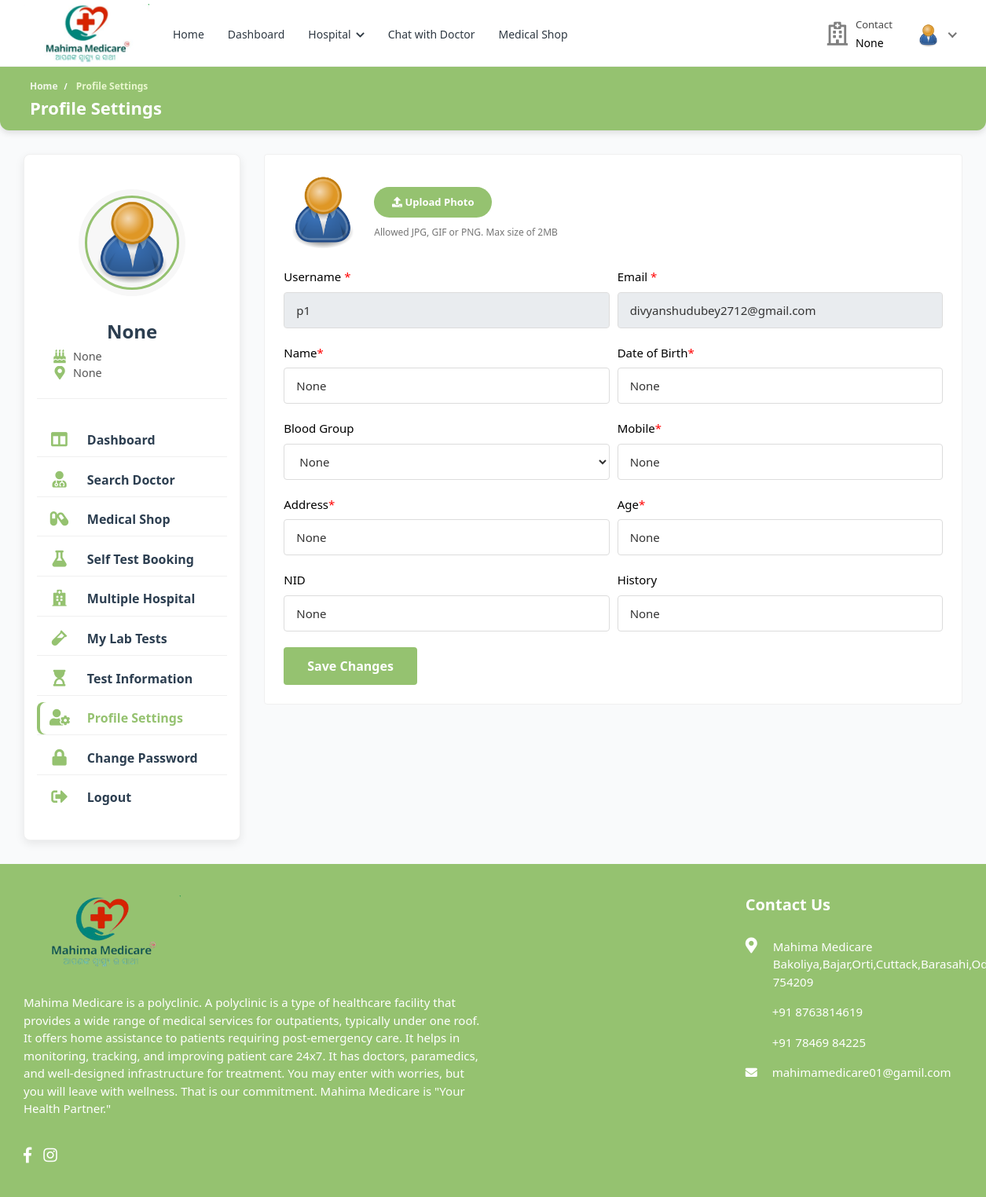
The app's page /profile-settings/ (signed in) with its own data.
### hospital/models.py (models this page shows, shortened)
class Patient(models.Model):
    patient_id = models.AutoField(primary_key=True)
    user = models.OneToOneField(User, on_delete=models.CASCADE, null=True, blank=True, related_name='patient')
    name = models.CharField(max_length=200, null=True, blank=True)
    username = models.CharField(max_length=200, null=True, blank=True)
    age = models.IntegerField(null=True, blank=True)
    email = models.EmailField(max_length=200, null=True, blank=True)
    phone_number = models.IntegerField(null=True, blank=True)
    address = models.CharField(max_length=200, null=True, blank=True)
    featured_image = models.ImageField(upload_to='patients/', default='patients/user-default.png', null=True, blank=True)
    blood_group = models.CharField(max_length=200, null=True, blank=True)
    history = models.CharField(max_length=200, null=True, blank=True)
    dob = models.CharField(max_length=200, null=True, blank=True)
    nid = models.CharField(max_length=200, null=True, blank=True)
    serial_number = models.CharField(max_length=200, null=True, blank=True)
    prescription_image = models.ImageField(upload_to='prescriptions/', null=True, blank=True, help_text='Upload prescription image for pharmacist')
    prescription_notes = models.TextField(null=True, blank=True, help_text='Additional notes about prescription')
    prescription_uploaded_at = models.DateTimeField(null=True, blank=True)
    login_status = models.CharField(max_length=200, null=True, blank=True, default="offline")

### hospital/views.py (the view, shortened to what this page needs)
# urls.py: path('profile-settings/', views.profile_settings, name='profile-settings'),
@csrf_exempt
@login_required(login_url="login")
def profile_settings(request):
    if request.user.is_patient:
        patient = Patient.objects.get(user=request.user)
        old_featured_image = patient.featured_image
        if request.method == 'GET':
            context = {'patient': patient}
            return render(request, 'profile-settings.html', context)
    else:
        redirect('logout')

### templates/profile-settings.html (shortened to what this page needs)
{% load static %}
<!DOCTYPE html>
<html lang="en">
  <head>
    <link
      rel="stylesheet"
      href="{% static 'HealthStack-System/css/Normal/bootstrap.min.css' %}"
    />
    <link
      rel="stylesheet"
      href="{% static 'HealthStack-System/plugins/Normal/fontawesome/css/fontawesome.min.css' %}"
    />
    <link
      rel="stylesheet"
      href="{% static 'HealthStack-System/plugins/Normal/fontawesome/css/all.min.css' %}"
    />
    <link
      rel="stylesheet"
      href="{% static 'HealthStack-System/css/Normal/bootstrap-datetimepicker.min.css' %}"
    />
    <link
      rel="stylesheet"
      href="{% static 'HealthStack-System/plugins/Normal/select2/css/select2.min.css' %}"
    />
    <link
      rel="stylesheet"
      href="{% static 'HealthStack-System/css/Normal/style.css' %}"
    />
    <link href="https://use.fontawesome.com/releases/v5.7.2/css/all.css" rel="stylesheet" />
  </head>
  <body>
    <div class="main-wrapper">
      <header class="header">{% include 'patient_navbar.html' %}</header>
      <div class="breadcrumb-bar" style="background-color: #95C270;">
        <div class="container-fluid"style="background-color: #95C270;">
          <div class="row align-items-center">
            <div class="col-md-12 col-12">
              <nav aria-label="breadcrumb" class="page-breadcrumb">
                <ol class="breadcrumb">
                  <li class="breadcrumb-item"><a href="{% url 'patient-dashboard' %}">Home</a></li>
                  <li class="breadcrumb-item active" aria-current="page">
                    Profile Settings
                  </li>
                </ol>
              </nav>
              <h2 class="breadcrumb-title">Profile Settings</h2>
            </div>
          </div>
        </div>
      </div>
      <div class="content">
        <div class="container-fluid">
          <div class="row">
            <div class="col-md-5 col-lg-4 col-xl-3 theiaStickySidebar">
              <div>{% include 'patient-sidebar.html' %}</div>
            </div>
            <div class="col-md-7 col-lg-8 col-xl-9">
							<div class="card">
								<div class="card-body">
									<form action="{% url 'profile-settings' %}" method="POST" enctype="multipart/form-data">
										<div class="row form-row">
											<div class="col-12 col-md-12">
												<div class="form-group">
													<div class="change-avatar">
														<div class="profile-img">
															<img src="{{patient.featured_image.url}}" alt="User Image">
														</div>
														<div class="upload-img">
															<div class="change-photo-btn" style="background-color: #95C270;">
																<span><i class="fa fa-upload"></i> Upload Photo</span>
															</div>
															<small class="form-text text-muted">Allowed JPG, GIF or PNG. Max size of 2MB</small>
														</div>
													</div>
												</div>
											</div>
                      <div class="col-12 col-md-6">
                        <div class="form-group">
                          <label>Username <span class="text-danger">*</span></label>
                          <input type="text" class="form-control" readonly value="{{patient.username}}" >
                        </div>
											</div>
                      <div class="col-12 col-md-6">
                        <div class="form-group">
                          <label>Email <span class="text-danger">*</span></label>
                          <input type="text" class="form-control" readonly value="{{patient.email}}" >
                        </div>
											</div>
                      <div class="col-12 col-md-6">
												<div class="form-group">
													<label>Name<span class="text-danger">*</span></label>
													<input type="text" class="form-control" value="{{ patient.name }}" name="name">
												</div>
											</div>
											<div class="col-12 col-md-6">
												<div class="form-group">
													<label>Date of Birth<span class="text-danger">*</span></label>
														<input type="text" class="form-control datetimepicker" value="{{patient.dob}}" name="dob">
												</div>
											</div>
											<div class="col-12 col-md-6">
												<div class="form-group">
													<label>Blood Group</label>
													<select class="form-control select" name="blood_group">
                            <option value="{{patient.blood_group}}">{{patient.blood_group}}</option>
													</select>
												</div>
											</div>
											<div class="col-12 col-md-6">
												<div class="form-group">
													<label>Mobile<span class="text-danger">*</span></label>
													<input type="text" value="{{patient.phone_number}}" class="form-control" name="phone_number">
												</div>
											</div>
											<div class="col-12 col-md-6">
												<div class="form-group">
												<label>Address<span class="text-danger">*</span></label>
													<input type="text" class="form-control" value="{{patient.address}}" name="address">
												</div>
											</div>
                      <div class="col-12 col-md-6">
												<div class="form-group">
												<label>Age<span class="text-danger">*</span></label>
													<input type="text" class="form-control" value="{{patient.age}}" name="age">
												</div>
											</div>
											<div class="col-12 col-md-6">
												<div class="form-group">
													<label>NID</label>
													<input type="text" class="form-control" value="{{patient.nid}}" name="nid">
												</div>
											</div>
											<div class="col-12 col-md-6">
												<div class="form-group">
													<label>History</label>
													<input type="text" class="form-control" value="{{patient.history}}" name="history">
												</div>
											</div>
										</div>
                      <div class="submit-section" style="text-align:left;">
                          <button type="submit"
                              class="btn btn-primary submit-btn"
                              style="background-color: #95C270; border: none;">
                              Save Changes
                          </button>
                      </div>
								</div>
							</div>
						</div>
          </div>
        </div>
      </div>
      {% include 'footer.html' %}
    </div>
  </body>
</html>

### templates/patient_navbar.html (shortened to what this page needs)
{% load static %}
<nav class="navbar navbar-expand-lg header-nav">
  <div class="navbar-header">
    <a href="{% url 'hospital_home'%}" class="navbar-brand logo">
      <img
        src="{% static 'HealthStack-System/images/Normal/logo.png' %}"
        class="img-fluid"
        alt="Logo"
      />
    </a>
  </div>
  <div class="main-menu-wrapper">
    <ul class="main-nav">
      <li>
        <a href="{% url 'hospital_home'%}">Home</a>
      </li>
      <li>
        <a href="{% url 'patient-dashboard' %}">Dashboard</a>
      </li>
      <li class="has-submenu">
        <a href="#">Hospital <i class="fas fa-chevron-down"></i></a>
      </li>
      {% if user.is_authenticated and user.is_patient %}
      <li>
        <a href="{% url 'chat-home' pk=user.id %}">Chat with Doctor</a>
      </li>
      {% endif %}
      <li>
        <a href="{% url 'pharmacy_shop' %}">Medical Shop</a>
      </li>
    </ul>
  </div>
  <ul class="nav header-navbar-rht">
    <li class="nav-item contact-item">
      <div class="header-contact-img">
        <i class="far fa-hospital"></i>
      </div>
      <div class="header-contact-detail">
        <p class="contact-header">Contact</p>
        <p class="contact-info-header">{{patient.phone_number}}</p>
      </div>
    </li>
    <li class="nav-item dropdown has-arrow logged-item">
      <a href="#" class="dropdown-toggle nav-link" data-toggle="dropdown">
        <span class="user-img">
          <img
            class="rounded-circle"
            src="{{patient.featured_image.url}}"
            width="31"
            alt="Richard Wilson"
          />
        </span>
      </a>
    </li>
  </ul>
</nav>

### templates/patient-sidebar.html (shortened to what this page needs)
{% load static %}
<div class="profile-sidebar">
  <div class="widget-profile pro-widget-content">
    <div class="profile-info-widget">
      <a href="#" class="booking-doc-img">
        <img src="{{ patient.featured_image.url }}" alt="User Image" loading="lazy" />
      </a>
      <div class="profile-det-info">
        <h3>{{ patient.name }}</h3>
        <div class="patient-details">
          <h5>
            <i class="fas fa-birthday-cake"></i> {{ patient.dob }}
          </h5>
          <h5>
            <i class="fas fa-map-marker-alt"></i> {{ patient.address }}
          </h5>
        </div>
      </div>
    </div>
  </div>
  <nav class="dashboard-menu sidebar">
    <ul>
      <li class="{% if request.resolver_match.url_name == 'patient-dashboard' %}active{% endif %}">
        <a href="{% url 'patient-dashboard' %}">
          <i class="fas fa-columns"></i>
          <span>Dashboard</span>
        </a>
      </li>
      <li class="{% if request.resolver_match.url_name == 'search' %}active{% endif %}">
        <a href="{% url 'search' %}">
          <i class="fas fa-user-md"></i>
          <span>Search Doctor</span>
        </a>
      </li>
      <li class="{% if request.resolver_match.url_name == 'pharmacy_shop' %}active{% endif %}">
        <a href="{% url 'pharmacy_shop' %}">
          <i class="fas fa-capsules"></i>
          <span>Medical Shop</span>
        </a>
      </li>
      <li class="{% if request.resolver_match.url_name == 'standalone-test-booking' %}active{% endif %}">
        <a href="{% url 'standalone-test-booking' %}">
          <i class="fas fa-flask"></i>
          <span>Self Test Booking</span>
        </a>
      </li>
      <li class="{% if request.resolver_match.url_name == 'multiple-hospital' %}active{% endif %}">
        <a href="{% url 'multiple-hospital' %}">
          <i class="fas fa-hospital"></i>
          <span>Multiple Hospital</span>
        </a>
      </li>
      <li class="{% if request.resolver_match.url_name == 'patient-lab-tests' %}active{% endif %}">
        <a href="{% url 'patient-lab-tests' %}">
          <i class="fas fa-vial"></i>
          <span>My Lab Tests</span>
        </a>
      </li>
      <li class="{% if request.resolver_match.url_name == 'doctor-test-list' %}active{% endif %}">
        <a href="{% url 'doctor-test-list' %}" target="_blank">
          <i class="fas fa-hourglass-start"></i>
          <span>Test Information</span>
        </a>
      </li>
      <li class="{% if request.resolver_match.url_name == 'profile-settings' %}active{% endif %}">
        <a href="{% url 'profile-settings' %}">
          <i class="fas fa-user-cog"></i>
          <span>Profile Settings</span>
        </a>
      </li>
      <li class="{% if request.resolver_match.url_name == 'change-password' %}active{% endif %}">
        <a href="{% url 'change-password' pk=user.id %}">
          <i class="fas fa-lock"></i>
          <span>Change Password</span>
        </a>
      </li>
      <li>
        <a href="#" id="logout-link">
          <i class="fas fa-sign-out-alt"></i>
          <span>Logout</span>
        </a>
      </li>
    </ul>
  </nav>
</div>

### templates/profile-settings.html (style rules this page uses)
body { font-family: 'Segoe UI', Tahoma, Geneva, Verdana, sans-serif; background-color: #f9fafb; color: var(--text-dark); margin: 0; padding: 0; }
.breadcrumb-bar { background: linear-gradient(90deg, #95C270, #95C270); padding: 1rem 0.5rem; box-shadow: 0 3px 8px rgb(0 0 0 / 0.12); border-radius: 0 0 12px 12px; }
.breadcrumb-bar .breadcrumb { background: transparent; padding: 0; margin-bottom: 0.3rem; font-weight: 600; }
.breadcrumb-bar .breadcrumb-item a { color: #f0f6e9; transition: color 0.3s ease; }
.breadcrumb-bar .breadcrumb-item.active { color: #e9f7cf; }
.breadcrumb-title { color: #fff; font-weight: 700; font-size: 1.7rem; margin: 0; }

### templates/patient-sidebar.html (style rules this page uses)
:root { --primary-color: #95C270; --text-color: #2c3e50; --bg-color: #fff; --hover-bg-color: #e6f0c8; --border-radius: 8px; --transition-speed: 0.3s; }
.profile-sidebar { background: var(--bg-color); border-radius: var(--border-radius); box-shadow: 0 4px 12px rgb(0 0 0 / 0.08); padding: 1.5rem 1rem; max-width: 400px; font-family: 'Segoe UI', Tahoma, Geneva, Verdana, sans-serif; }
.widget-profile { text-align: center; margin-bottom: 2rem; }
.booking-doc-img img { width: 110px; height: 110px; object-fit: cover; border-radius: 50%; border: 3px solid var(--primary-color); transition: transform var(--transition-speed); }
.profile-det-info h3 { margin-top: 1rem; margin-bottom: 0.5rem; font-weight: 700; font-size: 1.5rem; color: var(--text-color); }
.patient-details h5 { color: #555; font-weight: 500; font-size: 0.9rem; margin: 0.2rem 0; display: flex; align-items: center; gap: 0.5rem; }
.patient-details h5 i { color: var(--primary-color); font-size: 1.1rem; }
.dashboard-menu.sidebar ul { list-style: none; padding: 0; margin: 0; }
.dashboard-menu.sidebar ul li { margin-bottom: 0.5rem; }
.dashboard-menu.sidebar ul li a { display: flex; align-items: center; gap: 0.8rem; padding: 0.65rem 1rem; border-radius: var(--border-radius); color: var(--text-color); font-weight: 600; font-size: 1rem; text-decoration: none; transition: background-color var(--transition-speed), color var(--transition-speed); }
.dashboard-menu.sidebar ul li a i { font-size: 1.3rem; width: 25px; text-align: center; color: var(--primary-color); }
.dashboard-menu.sidebar ul li.active > a { background-color: var(--active-bg-color); color: var(--primary-color) !important; box-shadow: inset 4px 0 0 var(--primary-color); }

### records on screen
Patient: phone_number "None", featured_image (placeholder picture), name "None", dob "None", address "None", username "p1", email "divyanshudubey2712@gmail.com", blood_group "None", age "None", nid "None", history "None"
